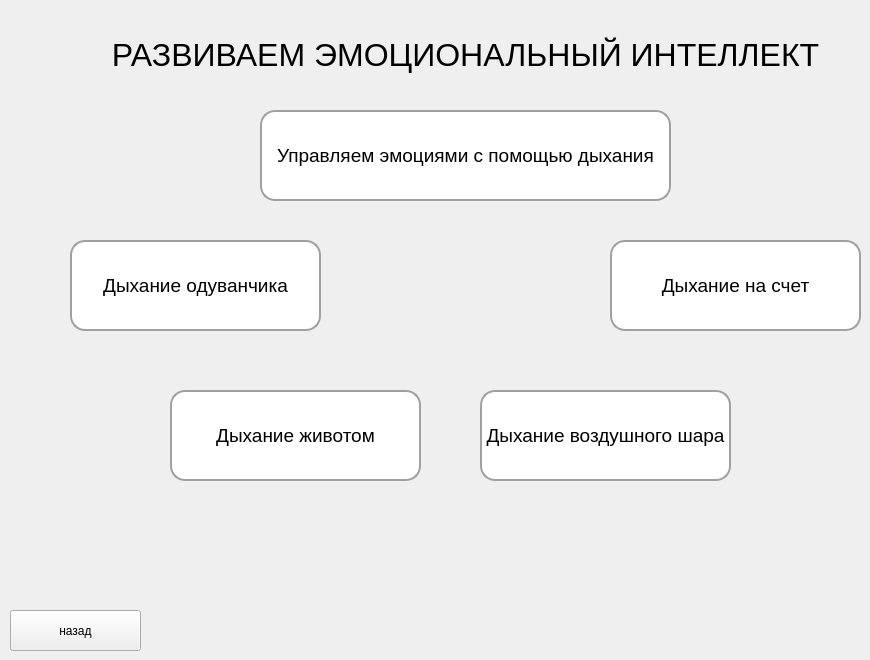
   <widget class="QWidget" name="page_15">
    <widget class="QLabel" name="label_357">
     <property name="geometry">
      <rect>
       <x>100</x>
       <y>10</y>
       <width>731</width>
       <height>91</height>
      </rect>
     </property>
     <property name="styleSheet">
      <string notr="true">font-family:Arial;
font-size:24pt;</string>
     </property>
     <property name="text">
      <string>&lt;html&gt;&lt;head/&gt;&lt;body&gt;&lt;p align=&quot;center&quot;&gt;РАЗВИВАЕМ ЭМОЦИОНАЛЬНЫЙ ИНТЕЛЛЕКТ&lt;/p&gt;&lt;/body&gt;&lt;/html&gt;</string>
     </property>
    </widget>
    <widget class="QPushButton" name="pushButton_448">
     <property name="geometry">
      <rect>
       <x>480</x>
       <y>390</y>
       <width>251</width>
       <height>91</height>
      </rect>
     </property>
     <property name="styleSheet">
      <string notr="true">border:2px solid #a0a0a0;
border-radius:15px;
background-color:white;
font-size:14pt;
</string>
     </property>
     <property name="text">
      <string>Дыхание воздушного шара</string>
     </property>
    </widget>
    <widget class="QPushButton" name="pushButton_449">
     <property name="geometry">
      <rect>
       <x>10</x>
       <y>610</y>
       <width>131</width>
       <height>41</height>
      </rect>
     </property>
     <property name="text">
      <string>назад</string>
     </property>
    </widget>
    <widget class="QPushButton" name="pushButton_450">
     <property name="geometry">
      <rect>
       <x>260</x>
       <y>110</y>
       <width>411</width>
       <height>91</height>
      </rect>
     </property>
     <property name="styleSheet">
      <string notr="true">border:2px solid #a0a0a0;
border-radius:15px;
background-color:white;
font-size:14pt;
</string>
     </property>
     <property name="text">
      <string>Управляем эмоциями с помощью дыхания</string>
     </property>
    </widget>
    <widget class="QPushButton" name="pushButton_451">
     <property name="geometry">
      <rect>
       <x>610</x>
       <y>240</y>
       <width>251</width>
       <height>91</height>
      </rect>
     </property>
     <property name="styleSheet">
      <string notr="true">border:2px solid #a0a0a0;
border-radius:15px;
background-color:white;
font-size:14pt;
</string>
     </property>
     <property name="text">
      <string>Дыхание на счет</string>
     </property>
    </widget>
    <widget class="QPushButton" name="pushButton_452">
     <property name="geometry">
      <rect>
       <x>170</x>
       <y>390</y>
       <width>251</width>
       <height>91</height>
      </rect>
     </property>
     <property name="whatsThis">
      <string>&lt;html&gt;&lt;head/&gt;&lt;body&gt;&lt;p align=&quot;center&quot;&gt;&lt;br/&gt;&lt;/p&gt;&lt;/body&gt;&lt;/html&gt;</string>
     </property>
     <property name="styleSheet">
      <string notr="true">border:2px solid #a0a0a0;
border-radius:15px;
background-color:white;
font-size:14pt;
</string>
     </property>
     <property name="text">
      <string>Дыхание животом</string>
     </property>
    </widget>
    <widget class="QPushButton" name="pushButton_453">
     <property name="geometry">
      <rect>
       <x>70</x>
       <y>240</y>
       <width>251</width>
       <height>91</height>
      </rect>
     </property>
     <property name="styleSheet">
      <string notr="true">border:2px solid #a0a0a0;
border-radius:15px;
background-color:white;
font-size:14pt;
</string>
     </property>
     <property name="text">
      <string>Дыхание одуванчика</string>
     </property>
    </widget>
   </widget>
